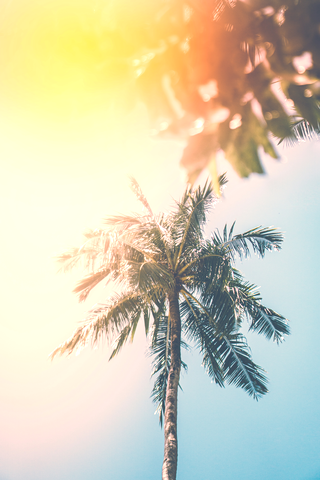
#> input picture articles/visualeffect/03-brightness.png, 320 x 480 px, given in place of blurhash_example.jpg, which was not available
$ python generate_visualeffect.py
#> lines starting #> are read from the running program, lines starting #| are printed output that depends on the picture; pictures that were not available may be replaced by others from this repository, and a replacement may not be noted
#!/usr/bin/env python3
"""
Generate the step-by-step output images used in the VisualEffect article (index.md).

Reproduces, on a single source photo, what swift-visual-effect renders. The library
applies SwiftUI's `.visualEffect { ... }` chain (blur, brightness, contrast,
saturation, grayscale, hue rotation, opacity) to a stripped-down backdrop view, so
this script applies the equivalent operations with Pillow:

    01-original.png ... the source photo, no effect (the backdrop)
    02-edgescroll.gif . the primary use case: a variable blur whose fade stays pinned
                        to the screen edges as content scrolls — a CIFilter.maskedVariableBlur
                        replacement, with the content also masked to clear at the edges
    03-blur.png ....... blurRadius 6        (.blurredIn)
    04-brightness.png . brightness +0.18    (additive)
    05-contrast.png ... contrast 1.4
    06-saturation.png . saturation 1.8
    07-grayscale.png .. grayscale 0.85
    08-hue.png ........ hueRotation 90 degrees
    09-opacity.png .... a frosted card at opacity 0.75 over the sharp photo
    10-frosted.png .... the composed frosted-glass card (blur + brightness + saturation)
    11-blurin.gif ..... the implicit spring blur-in (blurRadius 0 -> 6)
    12-scrub.gif ...... interactive scrub: fractionComplete 0 -> 1 -> 0
    13-fadeout.gif .... blurOverridesOpacity dismissal (alpha = min(1, blur))

This is the pure-Pillow generator (no numpy) -- it runs anywhere Pillow is
installed. A higher-fidelity Core Image companion lives alongside it in
generate_visualeffect.swift.

Usage:
    python3 articles/visualeffect/scripts/generate_visualeffect.py [input.jpg] [output_dir]

Defaults (resolved from this script's location, so it runs from any directory):
    input = ../../blurhash/blurhash_example.jpg   (reuse the sister article's photo)
    output_dir = ../                              (the articles/visualeffect folder)
"""

import math
import os
import sys

from PIL import Image, ImageChops, ImageColor, ImageDraw, ImageEnhance, ImageFilter, ImageFont

# Article parameters -----------------------------------------------------------
W, H = 320, 480                          # canvas size (2:3, matching the blurhash article)
DISPLAY_WIDTH = 280                      # the {:width="280"} the markdown renders at

# The seven effects, with the demo value each still uses.
BLUR_RADIUS = 6.0                        # .blurredIn
BRIGHTNESS = 0.18                        # additive, normalized 0..1 (-> +46/255)
CONTRAST = 1.4                           # pivots around mid-grey
SATURATION = 1.8
GRAYSCALE = 0.85
HUE_DEGREES = 90.0
OPACITY = 0.75

# The composed frosted-glass card.
CARD_BOX = (28, 150, 292, 330)           # (x0, y0, x1, y1) -> a 264x180 centered panel
CARD_BLUR, CARD_BRIGHT, CARD_SAT = 6.0, 0.10, 1.4
CARD_RADIUS = 28

# GIF timing.
GIF_BLURIN = dict(hold_start=3, trans=20, hold_end=6, ms=40)
GIF_SCRUB = dict(hold=4, steps=16, ms=45)
GIF_FADE = dict(hold_start=3, trans=18, hold_end=8, ms=45)

# Interactive-scrub snapshot (the values captured at beginInteractive()).
SCRUB_BLUR, SCRUB_BRIGHT, SCRUB_SAT = 6.0, 0.15, 1.6

# Edge-scroll demo: a *variable* (progressive) blur that fades along the top and
# bottom edges as content scrolls behind it — what you'd otherwise build with
# CIFilter.maskedVariableBlur. The blur is masked by a gradient (never clipped), and
# the scrolling content is itself masked to clear at the edges, dissolving into a
# blurred wallpaper behind it. The centre stays sharp and fully opaque.
#
# The bands are sized to the iPhone safe-area insets (top larger than bottom), and the
# gradient transition begins at HALF the band height: the outer half (nearest the screen
# edge) is full blur + fully clear, the fade happens over the inner half.
FEED_H = 1180                            # tall content the viewport scrolls through
TOP_SAFE, BOT_SAFE = 52, 34              # edge band heights ~ iPhone safe-area insets
EDGE_BLUR = 8.0                          # the variable blur radius
WALL_BLUR, WALL_DIM = 32.0, -0.10        # the static blurred + dimmed wallpaper
SCROLL_STEPS, SCROLL_HOLD, EDGE_MS = 24, 3, 70   # more frames + longer hold = a slower, smoother scroll
                                                 # (GIF delays are centiseconds, so keep EDGE_MS a multiple of 10)
CARD_PALETTE = [(255, 95, 86), (255, 159, 67), (72, 199, 142),
                (45, 152, 229), (155, 89, 217), (255, 107, 158)]


# --- Helpers ------------------------------------------------------------------
def clamp8(v):
    return 0 if v < 0 else (255 if v > 255 else int(v))


def rounded_mask(size, radius):
    m = Image.new("L", size, 0)
    ImageDraw.Draw(m).rounded_rectangle([0, 0, size[0] - 1, size[1] - 1], radius, fill=255)
    return m


def load_font(px):
    for path in ("/System/Library/Fonts/Helvetica.ttc",
                 "/System/Library/Fonts/SFNS.ttf",
                 "/Library/Fonts/Arial.ttf"):
        try:
            return ImageFont.truetype(path, px)
        except Exception:
            continue
    return ImageFont.load_default()


# --- The seven effects (faithful to the SwiftUI .visualEffect semantics) -------
def fx_blur(img, radius=BLUR_RADIUS):
    return img.filter(ImageFilter.GaussianBlur(radius)) if radius > 0.01 else img


def fx_brightness(img, amount=BRIGHTNESS):
    # SwiftUI's .brightness is additive in 0..1 space: add amount*255 to every channel.
    d = round(amount * 255)
    return img.point(lambda v: clamp8(v + d))


def fx_contrast(img, amount=CONTRAST):
    # Pivot around mid-grey (128), matching Core Image's .colorControls inputContrast,
    # rather than PIL's ImageEnhance.Contrast which pivots around the image mean.
    return img.point(lambda v: clamp8((v - 128) * amount + 128))


def fx_saturation(img, amount=SATURATION):
    # enhance(0) == greyscale, enhance(1) == unchanged -> exactly saturation semantics.
    return ImageEnhance.Color(img).enhance(amount)


def fx_grayscale(img, amount=GRAYSCALE):
    gray = img.convert("L").convert("RGB")
    return Image.blend(img, gray, amount)


def fx_hue(img, degrees=HUE_DEGREES):
    h, s, v = img.convert("HSV").split()
    shift = round(degrees / 360.0 * 255) % 256
    h = h.point(lambda x: (x + shift) % 256)
    return Image.merge("HSV", (h, s, v)).convert("RGB")


def make_card(photo, box=CARD_BOX, blur=CARD_BLUR, bright=CARD_BRIGHT,
              sat=CARD_SAT, radius=CARD_RADIUS, opacity=1.0):
    """A rounded frosted-glass panel carved from the photo and composited back over
    the sharp photo -- the canonical use case, and how `opacity` becomes legible."""
    crop = photo.crop(box)
    crop = fx_blur(crop, blur)
    crop = fx_brightness(crop, bright)
    crop = fx_saturation(crop, sat)
    crop = crop.convert("RGBA")
    mask = rounded_mask(crop.size, radius)
    if opacity < 1.0:
        mask = mask.point(lambda a: round(a * opacity))
    crop.putalpha(mask)

    out = photo.convert("RGBA")
    out.alpha_composite(crop, dest=(box[0], box[1]))
    # A faint rim so the glass panel reads as a distinct surface.
    ImageDraw.Draw(out).rounded_rectangle(list(box), radius, outline=(255, 255, 255, 90), width=1)
    return out.convert("RGB")


# --- Easing for the GIFs (pure Python math, no numpy) -------------------------
def smoothstep(t):
    t = max(0.0, min(1.0, t))
    return t * t * (3 - 2 * t)


def ease_out(t):
    return 1 - (1 - t) * (1 - t)


def spring_ease(t):
    # Slight overshoot then settle -- mimics .spring(bounce: 0.1). 0 at t=0, ~1 at t=1.
    if t >= 1:
        return 1.0
    return 1.0 - math.exp(-6.0 * t) * math.cos(7.5 * t)


def save_gif(frames, path, ms):
    frames[0].save(path, save_all=True, append_images=frames[1:],
                   duration=ms, loop=0, disposal=2)
    print(f"  wrote {path} ({len(frames)} frames)")


def make_blurin_gif(photo, path):
    """The implicit spring: assigning .blurredIn animates blurRadius 0 -> 6."""
    cfg = GIF_BLURIN
    frames = [photo] * cfg["hold_start"]
    for k in range(1, cfg["trans"] + 1):
        r = BLUR_RADIUS * spring_ease(k / cfg["trans"])    # may briefly exceed 6, then settle
        frames.append(fx_blur(photo, r))
    frames += [fx_blur(photo, BLUR_RADIUS)] * cfg["hold_end"]
    save_gif(frames, path, cfg["ms"])


def scrub_frame(photo, p, font):
    """fractionComplete p: 0 = full blur, 1 = none. Interpolate blur/brightness/
    saturation from the snapshot toward neutral, exactly as the setter does."""
    blur = SCRUB_BLUR * (1 - p)
    bright = SCRUB_BRIGHT * (1 - p)
    sat = 1 + (SCRUB_SAT - 1) * (1 - p)
    f = fx_blur(photo, blur)
    f = fx_brightness(f, bright)
    f = fx_saturation(f, sat)

    d = ImageDraw.Draw(f, "RGBA")
    x0, y0, bw = 22, H - 34, W - 44
    d.rounded_rectangle([x0, y0, x0 + bw, y0 + 7], 3, fill=(255, 255, 255, 80))
    d.rounded_rectangle([x0, y0, x0 + int(bw * p), y0 + 7], 3, fill=(255, 255, 255, 235))
    d.text((x0, y0 - 20), f"fractionComplete {p:.2f}", font=font, fill=(255, 255, 255, 235))
    return f


def make_scrub_gif(photo, path):
    cfg = GIF_SCRUB
    font = load_font(13)
    frames = [scrub_frame(photo, 0.0, font)] * cfg["hold"]           # full blur
    for k in range(1, cfg["steps"] + 1):                            # dismiss: 0 -> 1
        frames.append(scrub_frame(photo, smoothstep(k / cfg["steps"]), font))
    frames += [scrub_frame(photo, 1.0, font)] * cfg["hold"]          # cleared
    for k in range(1, cfg["steps"] + 1):                            # re-blur: 1 -> 0
        frames.append(scrub_frame(photo, smoothstep(1 - k / cfg["steps"]), font))
    save_gif(frames, path, cfg["ms"])


def make_fadeout_gif(photo, path):
    """blurOverridesOpacity: as blurRadius drops 6 -> 0, the rendered blur is clamped
    to >= 1 while the surface alpha = min(1, blur), so it dissolves over the sharp
    photo instead of snapping to an un-blurred frame."""
    cfg = GIF_FADE
    full = fx_blur(photo, BLUR_RADIUS).convert("RGBA")
    frames = [full.convert("RGB")] * cfg["hold_start"]
    for k in range(1, cfg["trans"] + 1):
        blur = BLUR_RADIUS * (1 - ease_out(k / cfg["trans"]))       # 6 -> 0
        eff = max(1.0, blur)
        alpha = min(1.0, blur)
        surf = fx_blur(photo, eff).convert("RGBA")
        surf.putalpha(round(alpha * 255))
        frames.append(Image.alpha_composite(photo.convert("RGBA"), surf).convert("RGB"))
    frames += [photo] * cfg["hold_end"]
    save_gif(frames, path, cfg["ms"])


# --- Edge-scroll demo: the primary use case (a CIFilter.maskedVariableBlur stand-in) -
def make_wallpaper(photo):
    """A static, blurred + dimmed backdrop the scrolling content dissolves into."""
    return fx_brightness(fx_blur(photo, WALL_BLUR), WALL_DIM)


def build_feed():
    """Tall scrollable content: a column of cards floating on a transparent canvas
    (so the blurred wallpaper shows through the gaps and the faded edges)."""
    feed = Image.new("RGBA", (W, FEED_H), (0, 0, 0, 0))
    d = ImageDraw.Draw(feed)
    title_font, sub_font = load_font(15), load_font(11)
    y, i = 20, 0
    while y < FEED_H - 116:
        col = CARD_PALETTE[i % len(CARD_PALETTE)]
        d.rounded_rectangle([16, y, W - 16, y + 96], 18, fill=col + (255,))
        d.ellipse([30, y + 24, 78, y + 72], fill=(255, 255, 255, 70))
        d.text((92, y + 26), f"Item {i + 1}", font=title_font, fill=(255, 255, 255, 245))
        d.text((92, y + 50), "Tap to open this card", font=sub_font, fill=(255, 255, 255, 210))
        y += 112
        i += 1
    return feed


def _edge_ramp(dist, safe):
    """A soft gradient across the *whole* band: 0 (full effect) at the screen edge,
    smoothstep up to 1 (no effect) at the blur view's inner edge, 1 beyond. The fade
    begins at the blur view's edge and completes at the screen edge — no flat plateau."""
    if dist >= safe:
        return 1.0
    return smoothstep(dist / safe)


def content_edge_mask():
    """An 'L' mask that is 0 (clear) within each safe-area band and 255 (opaque) across
    the centre, with the fade confined to the inner half of each band. Top and bottom
    bands are sized independently. Invert it to reveal the blur at the edges."""
    m = Image.new("L", (W, H), 255)
    d = ImageDraw.Draw(m)
    for y in range(H):
        v = min(_edge_ramp(y, TOP_SAFE), _edge_ramp(H - 1 - y, BOT_SAFE))
        d.line([(0, y), (W, y)], fill=int(255 * v))
    return m


def edge_frame(feed, off, wallpaper, content_mask, blur_reveal):
    """One scroll frame. Fade the content to clear at the edges over the wallpaper,
    then reveal a Gaussian blur through the edge gradient — a variable blur whose
    strength is driven by a mask, exactly like CIFilter.maskedVariableBlur."""
    view = feed.crop((0, int(round(off)), W, int(round(off)) + H))     # RGBA, cards on clear
    faded = ImageChops.multiply(view.getchannel("A"), content_mask)    # clear at edges
    comp = wallpaper.copy()
    comp.paste(view, (0, 0), faded)                                     # content over wallpaper
    blurred = fx_blur(comp, EDGE_BLUR)
    return Image.composite(blurred, comp, blur_reveal)                  # blur only at the edges


def make_edge_scroll_gif(photo, path):
    """The headline use case: a variable blur whose fade stays pinned to the screen
    edges while the content scrolls behind it (a CIFilter.maskedVariableBlur stand-in)."""
    feed = build_feed()
    wallpaper = make_wallpaper(photo)
    content_mask = content_edge_mask()
    blur_reveal = ImageChops.invert(content_mask)                      # 255 at edges, 0 centre
    max_off = FEED_H - H

    offsets = [max_off * smoothstep(k / SCROLL_STEPS) for k in range(SCROLL_STEPS + 1)]
    offsets += [max_off] * SCROLL_HOLD
    offsets += [max_off * smoothstep(1 - k / SCROLL_STEPS) for k in range(1, SCROLL_STEPS + 1)]
    offsets += [0.0] * SCROLL_HOLD

    frames = [edge_frame(feed, off, wallpaper, content_mask, blur_reveal) for off in offsets]
    save_gif(frames, path, EDGE_MS)


# --- Driver -------------------------------------------------------------------
def save_png(img, out_dir, name):
    assert img.size == (W, H), f"{name} is {img.size}, expected {(W, H)}"
    path = os.path.join(out_dir, name)
    img.save(path)
    print(f"  wrote {path}")


def main():
    base = os.path.dirname(os.path.dirname(os.path.abspath(__file__)))  # articles/visualeffect
    default_input = os.path.join(base, os.pardir, "blurhash", "blurhash_example.jpg")
    input_path = sys.argv[1] if len(sys.argv) > 1 else default_input
    out_dir = sys.argv[2] if len(sys.argv) > 2 else base
    os.makedirs(out_dir, exist_ok=True)

    photo = Image.open(input_path).convert("RGB").resize((W, H), Image.LANCZOS)
#> photo is the input picture: PIL image 320x480 RGB; mean R, G, B 214, 208.9, 183.8
    print(f"source: {input_path} -> {photo.size}")
#| source: articles/visualeffect/../blurhash/blurhash_example.jpg -> (320, 480)

    # Baseline + the primary use case ------------------------------------------
    save_png(photo, out_dir, "01-original.png")
    make_edge_scroll_gif(photo, os.path.join(out_dir, "02-edgescroll.gif"))
#> in build_feed, `feed = Image.new("RGBA", (W, FEED_H), (0, 0, 0, 0))`: feed: PIL image 320x1180 RGBA; every value is 0
#> after the loop in build_feed, `while y < FEED_H - 116:`: i = 10; y = 1140
#> in make_edge_scroll_gif, `feed = build_feed()`:
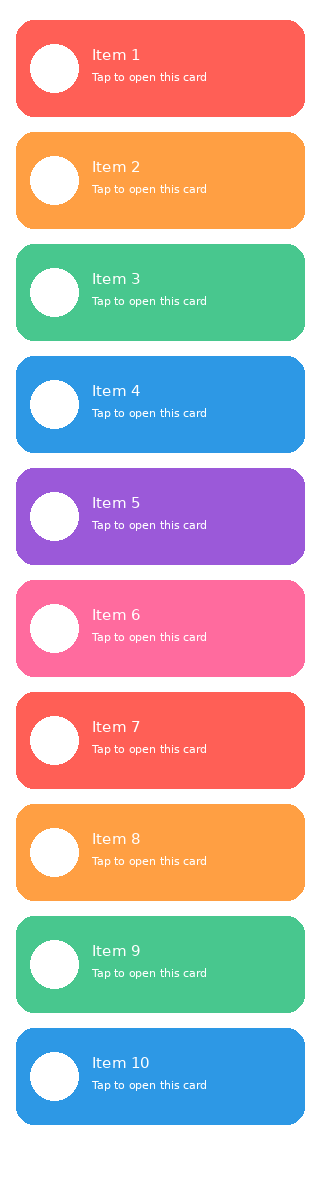
#> feed: PIL image 320x1180 RGBA; mean R, G, B, A 127.6, 110.1, 111.3, 177.8; transparent parts drawn white
#> in fx_blur, `return img.filter(ImageFilter.GaussianBlur(radius)) if radius > 0.01 e..`:
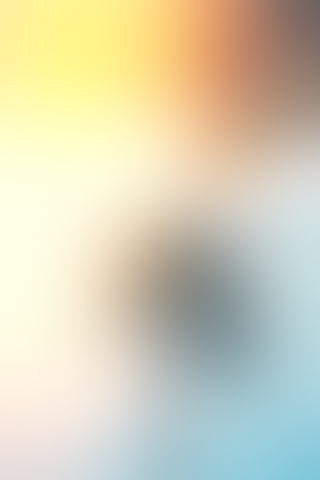
#> returned value: PIL image 320x480 RGB; mean R, G, B 213.4, 208.8, 184
#> in fx_brightness, `d = round(amount * 255)`: d = -26
#> in content_edge_mask, `m = Image.new("L", (W, H), 255)`: m: PIL image 320x480 L; every value is 255
#> in make_edge_scroll_gif, `blur_reveal = ImageChops.invert(content_mask)`:
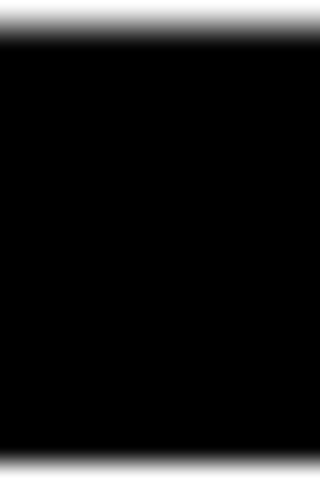
#> blur_reveal: PIL image 320x480 L; min 0, max 255, mean 23.5
#> in edge_frame (call 8), `view = feed.crop((0, int(round(off)), W, int(round(off)) + H))`:
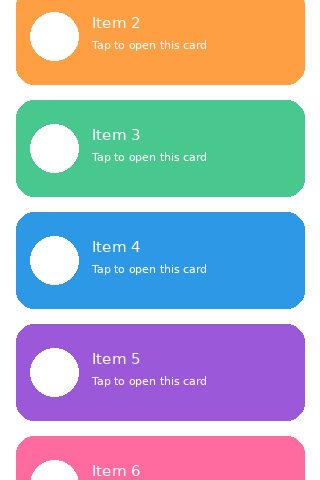
#> view: PIL image 320x480 RGBA; mean R, G, B, A 117.8, 120.5, 135.7, 189.3; transparent parts drawn white
#> in edge_frame (call 8), `faded = ImageChops.multiply(view.getchannel("A"), content_mask)`:
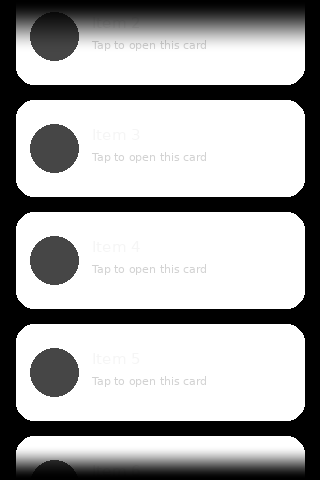
#> faded: PIL image 320x480 L; min 0, max 255, mean 169.5
#> in edge_frame (call 8), `comp.paste(view, (0, 0), faded)`:
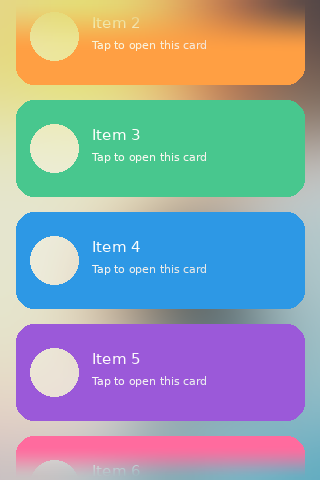
#> comp: PIL image 320x480 RGB; mean R, G, B 151.5, 162, 170.9
#> in fx_blur (call 9), `return img.filter(ImageFilter.GaussianBlur(radius)) if radius > 0.01 e..`:
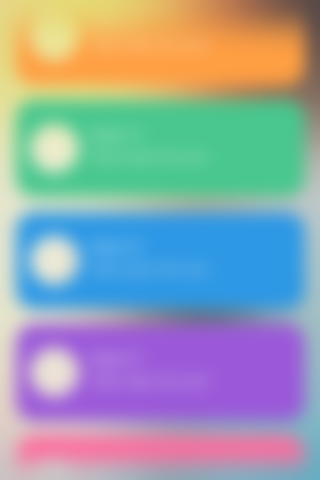
#> returned value: PIL image 320x480 RGB; mean R, G, B 151.4, 162, 170.9
#> in make_edge_scroll_gif, `frames = [edge_frame(feed, off, wallpaper, content_mask, blur_reveal) ..`: frames = 55 items
#|   wrote articles/visualeffect/02-edgescroll.gif (55 frames)

    # The seven effects --------------------------------------------------------
    save_png(fx_blur(photo), out_dir, "03-blur.png")
    save_png(fx_brightness(photo), out_dir, "04-brightness.png")
#|   wrote articles/visualeffect/04-brightness.png
    save_png(fx_contrast(photo), out_dir, "05-contrast.png")
#|   wrote articles/visualeffect/05-contrast.png
    save_png(fx_saturation(photo), out_dir, "06-saturation.png")
#|   wrote articles/visualeffect/06-saturation.png
    save_png(fx_grayscale(photo), out_dir, "07-grayscale.png")
#|   wrote articles/visualeffect/07-grayscale.png
    save_png(fx_hue(photo), out_dir, "08-hue.png")
#|   wrote articles/visualeffect/08-hue.png
    save_png(make_card(photo, opacity=OPACITY), out_dir, "09-opacity.png")
#|   wrote articles/visualeffect/09-opacity.png
    save_png(make_card(photo), out_dir, "10-frosted.png")
#|   wrote articles/visualeffect/10-frosted.png

    # Animations ---------------------------------------------------------------
    make_blurin_gif(photo, os.path.join(out_dir, "11-blurin.gif"))
#> in make_blurin_gif, `frames = [photo] * cfg["hold_start"]`: frames = 3 items
#> after the loop in make_blurin_gif, `for k in range(1, cfg["trans"] + 1):`: frames = 23 items
#> in make_blurin_gif, `frames += [fx_blur(photo, BLUR_RADIUS)] * cfg["hold_end"]`: frames = 29 items
#|   wrote articles/visualeffect/11-blurin.gif (29 frames)
    make_scrub_gif(photo, os.path.join(out_dir, "12-scrub.gif"))
#> in make_scrub_gif, `frames = [scrub_frame(photo, 0.0, font)] * cfg["hold"]`: frames = 4 items
#> after the loop in make_scrub_gif, `for k in range(1, cfg["steps"] + 1):`: frames = 20 items
#> in make_scrub_gif, `frames += [scrub_frame(photo, 1.0, font)] * cfg["hold"]`: frames = 24 items
#> after the loop in make_scrub_gif, `for k in range(1, cfg["steps"] + 1):`: frames = 40 items
#|   wrote articles/visualeffect/12-scrub.gif (40 frames)
    make_fadeout_gif(photo, os.path.join(out_dir, "13-fadeout.gif"))
#> in make_fadeout_gif, `frames = [full.convert("RGB")] * cfg["hold_start"]`: frames = 3 items
#> after the loop in make_fadeout_gif, `for k in range(1, cfg["trans"] + 1):`: frames = 21 items
#> in make_fadeout_gif, `frames += [photo] * cfg["hold_end"]`: frames = 29 items
#|   wrote articles/visualeffect/13-fadeout.gif (29 frames)

    print("Done.")


if __name__ == "__main__":
    main()
